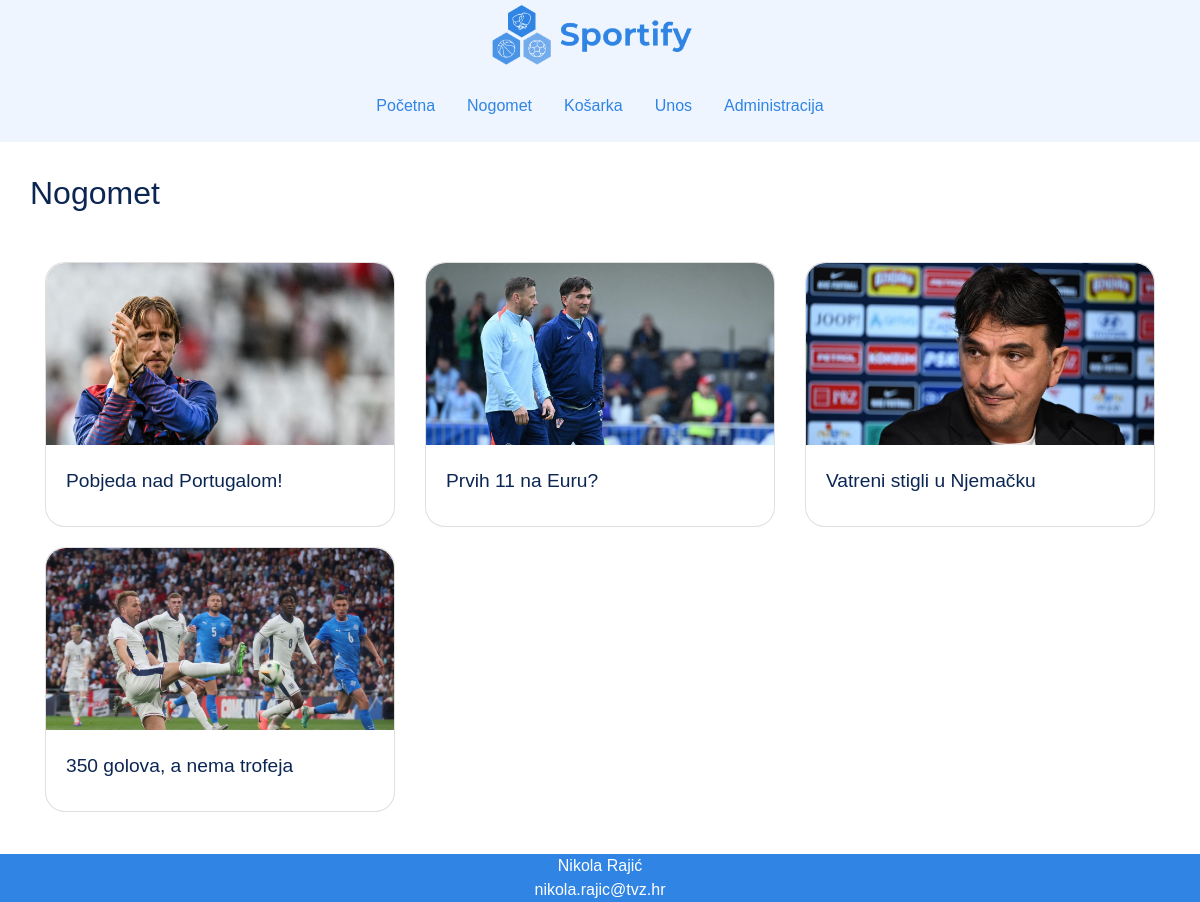
/kategorija.php?kategorija=nogomet, run on the app's committed database.
### tables this page shows
CREATE TABLE `vijesti` (
  `id` int(255) NOT NULL,
  `naslov` varchar(32) NOT NULL,
  `datum` text NOT NULL,
  `sazetak` text NOT NULL,
  `tekst` text NOT NULL,
  `slika` varchar(64) NOT NULL,
  `kategorija` varchar(50) NOT NULL,
  `arhiva` tinyint(1) NOT NULL
);

### kategorija.php (the view, shortened to what this page needs)
<!DOCTYPE html>
<html lang="en">
  <head>
    <link
      rel="stylesheet"
      href="https://cdn.jsdelivr.net/npm/bootstrap@4.4.1/dist/css/bootstrap.min.css"
    />
    <link rel="stylesheet" href="style.css" />
  </head>
  <body>
  <header>
      <div class="container-fluid">
        <div class="row justify-content-center align-items-center">
          <div class="col-12 text-center">
            <a class="navbar-brand" href="index.php">
              <img
                class=""
                src="../projekt/images/Sportify_logo.png"
                alt="Logo"
              />
            </a>
          </div>
          <div class="col">
            <nav class="navbar navbar-expand-md">
              <div class="container-fluid">
                <div
                  class="collapse navbar-collapse justify-content-center"
                  id="navbarNav"
                >
                  <ul class="navbar-nav">
                    <li class="nav-item">
                      <a class="nav-link p-3" href="index.php"
                        >Početna</a
                      >
                    </li>
                    <li class="nav-item">
                      <a class="nav-link p-3" href="kategorija.php?kategorija=nogomet">Nogomet</a>
                    </li>
                    <li class="nav-item">
                      <a class="nav-link p-3" href="kategorija.php?kategorija=košarka">Košarka</a>
                    </li>
                    <li class="nav-item">
                      <a class="nav-link p-3" href="unos.php">Unos</a>
                    </li>
                    <li class="nav-item">
                      <a class="nav-link p-3" href="administracija.php">Administracija</a>
                    </li>
                  </ul>
                </div>
              </div>
            </nav>
          </div>
        </div>
      </div>
    </header>
    <?php
      include 'connect.php';
      $kategorija = $_GET['kategorija'];
    ?>
    <section class="vijesti container">
      <div class="row">
        <h2 class="col-12"><?php echo ucfirst($kategorija) ?></h2>
        <?php
        $query = "SELECT * FROM vijesti WHERE kategorija='$kategorija'";
        $result = mysqli_query($dbc,$query);
        while($row = mysqli_fetch_array($result)) {
          echo '<article class="col-sm-12 col-lg-4">';
          echo '<div class="card">';
          echo '<img class="card-img-top" src="' . UPLPATH . $row['slika'] . '">';
          echo '<div class="card-body">';
          echo '<h4 class="card-title">';
          echo '<a href="clanak.php?id='.$row['id'].'">';
          echo $row['naslov'];
          echo '</a>';
          echo '</h4>';
          echo '</div>';
          echo '</div>';
          echo '</article>';
        }
        ?>
      </div>
    </section>
    <footer class="container-fluid">
      <div class="row justify-content-center align-items-center">
        <p class="col-12">Nikola Rajić</p>
        <p class="col-12">nikola.rajic@tvz.hr</p>
      </div>
    </footer>
  </body>
</html>

### style.css (style rules this page uses)
body { font-family: Verdana, Geneva, Tahoma, sans-serif; color: #0c2653; min-height: 100vh; display: flex; flex-direction: column; }
.nav-item { width: fit-content; }
.nav-link { color: #2f84e4; font-weight: 500; }
header { background-color: #eef5ff; }
.navbar-brand img { width: 200px; }
footer { margin-top: auto; width: 100%; text-align: center; }
footer p { margin-bottom: 0px; padding: 0px; color: white; background-color: #2f84e4; }
.nogomet h2, .košarka h2, .vijesti h2 { padding: 2rem 0em; }
.košarka, .vijesti { padding-bottom: 2rem; }
.card { transition: box-shadow 0.3s ease; border-radius: 20px; margin: 10px auto; max-width: 400px; }
.card-img-top { width: 100%; object-fit: contain; object-position: center; border-top-left-radius: 20px; border-top-right-radius: 20px; padding: 0px; }
.card-title a { color: #0c2653 !important; font-size: 0.8em; }

### data on the page
vijesti: slika (picture), naslov "Pobjeda nad Portugalom!"
vijesti: slika (picture), naslov "Prvih 11 na Euru?"
vijesti: slika (picture), naslov "Vatreni stigli u Njemačku"
vijesti: slika (picture), naslov "350 golova, a nema trofeja"

### other printed values
$kategorija "Nogomet"
